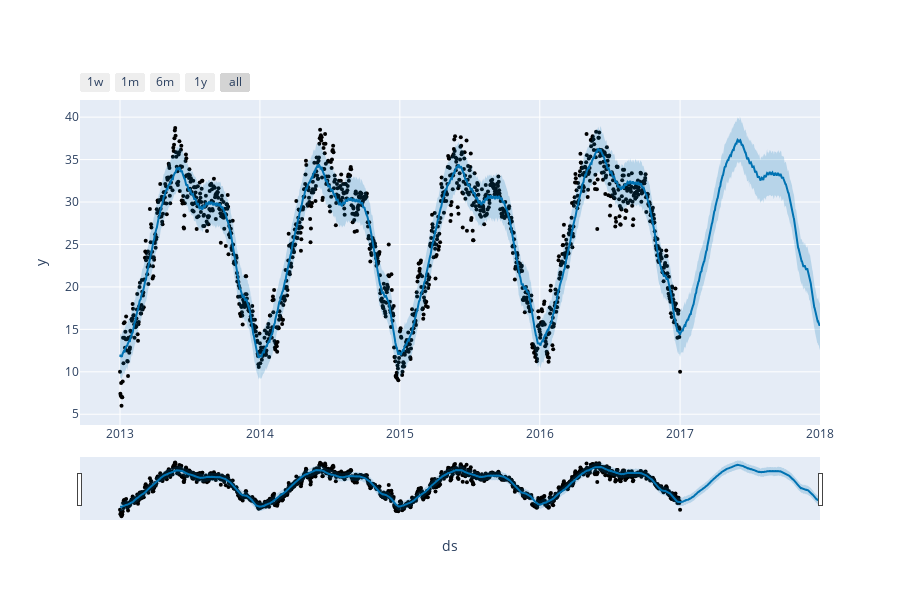

Write notebook code for a chart like this one.
### Markdown cell above
Predicting the next mean temperature using facebook's prophet model

### Code cell
from prophet import Prophet
from prophet.plot import plot_plotly, plot_components_plotly
model = Prophet()
model.fit(forecast_data)
forecasts = model.make_future_dataframe(periods=365)
predictions = model.predict(forecasts)
plot_plotly(model, predictions)

### Figure 1 — Plotly figure (JSON) as saved in the notebook; plotly's stock layout.template omitted (floating-point values rounded to 4 significant figures; data arrays with more than 128 entries replaced by an {"elided": "..."} marker saying what was removed)
{"data": [{"marker": {"color": "black", "size": 4}, "mode": "markers", "name": "Actual", "type": "scatter", "x": {"elided": "1462 str values"}, "y": {"elided": "1462 float values"}}, {"hoverinfo": "skip", "line": {"width": 0}, "mode": "lines", "type": "scatter", "x": {"elided": "1827 str values"}, "y": {"elided": "1827 float values"}}, {"fill": "tonexty", "fillcolor": "rgba(0, 114, 178, 0.2)", "line": {"color": "#0072B2", "width": 2}, "mode": "lines", "name": "Predicted", "type": "scatter", "x": {"elided": "1827 str values"}, "y": {"elided": "1827 float values"}}, {"fill": "tonexty", "fillcolor": "rgba(0, 114, 178, 0.2)", "hoverinfo": "skip", "line": {"width": 0}, "mode": "lines", "type": "scatter", "x": {"elided": "1827 str values"}, "y": {"elided": "1827 float values"}}], "layout": {"height": 600, "showlegend": false, "width": 900, "xaxis": {"rangeselector": {"buttons": [{"count": 7, "label": "1w", "step": "day", "stepmode": "backward"}, {"count": 1, "label": "1m", "step": "month", "stepmode": "backward"}, {"count": 6, "label": "6m", "step": "month", "stepmode": "backward"}, {"count": 1, "label": "1y", "step": "year", "stepmode": "backward"}, {"step": "all"}]}, "rangeslider": {"visible": true}, "title": {"text": "ds"}, "type": "date"}, "yaxis": {"title": {"text": "y"}}}}
